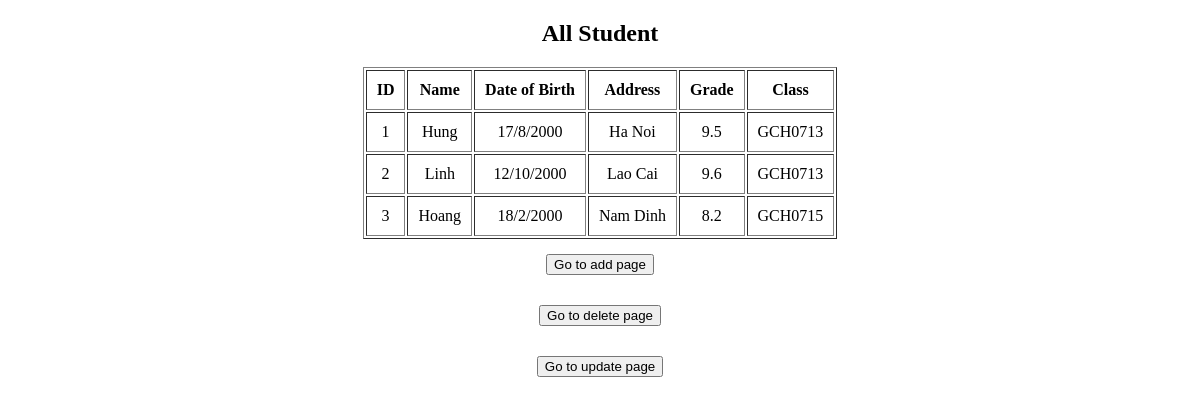
Page /index_student.php (signed in) on the committed database.
### tables this page shows
CREATE TABLE `student` (
  `student_id` int(11) NOT NULL,
  `student_name` varchar(255) NOT NULL,
  `student_DoB` varchar(255) NOT NULL,
  `student_address` varchar(255) NOT NULL,
  `student_grade` float NOT NULL,
  `class_id` int(11) NOT NULL
);

CREATE TABLE `class` (
  `class_id` int(11) NOT NULL,
  `class_name` varchar(255) NOT NULL
);

### index_student.php (the view, shortened to what this page needs)
<?php
require_once "connect_db.php";
?>
<!DOCTYPE html>
<html lang="en">
<head>
  <link rel="stylesheet" href="styles/style.css">
</head>
<body>
  <aside>
    <div id="student">
      <h1 align="center">All Student</h1>
      <table align="center" border="1" style="text-align: center;">
        <tr>
          <th>ID</th>
          <th>Name</th>
          <th>Date of Birth</th>
          <th>Address</th>
          <th>Grade</th>
          <th>Class</th>
        </tr>
        <?php
        $sql1 = "SELECT `student_id`, `student_name`, `student_DoB`, `student_address`, `student_grade`, `class_name` \n"
          . "FROM `student` INNER JOIN `class`\n"
          . "ON `student`.`class_id` = `class`.`class_id`";
        $result1 = $conn->query($sql1);
        while ($row1 = mysqli_fetch_array($result1)) {
          $id = $row1['student_id'];
          $name = $row1['student_name'];
          $DoB = $row1['student_DoB'];
          $address = $row1['student_address'];
          $grade = $row1['student_grade'];
          $class = $row1['class_name'];
        ?>
          <tr>
            <td><?= $id ?></td>
            <td><?= $name ?></td>
            <td><?= $DoB ?></td>
            <td><?= $address ?></td>
            <td><?= $grade ?></td>
            <td><?= $class ?></td>
          </tr>
        <?php } ?>
      </table>
    </div>
    <div id="link" align="center">
      <button id="Add" onclick="window.location.href='/add_student.php'">Go to add page</button>
    </div>
    <div id="link" align="center">
      <button id="Delete" onclick="window.location.href='/delete_student.php'">Go to delete page</button>
    </div>
    <div id="link" align="center">
      <button id="Update" onclick="window.location.href='/update_student.php'">Go to update page</button>
    </div>
  </aside>
</body>
</html>

### styles/style.css (style rules this page uses)
th, td { padding: 10px; }
#link { padding: 15px; }

### rows in the picture
student: student_id "1", student_name "Hung", student_DoB "17/8/2000", student_address "Ha Noi", student_grade "9.5", class.class_name "GCH0713"
student: student_id "2", student_name "Linh", student_DoB "12/10/2000", student_address "Lao Cai", student_grade "9.6", class.class_name "GCH0713"
student: student_id "3", student_name "Hoang", student_DoB "18/2/2000", student_address "Nam Dinh", student_grade "8.2", class.class_name "GCH0715"
